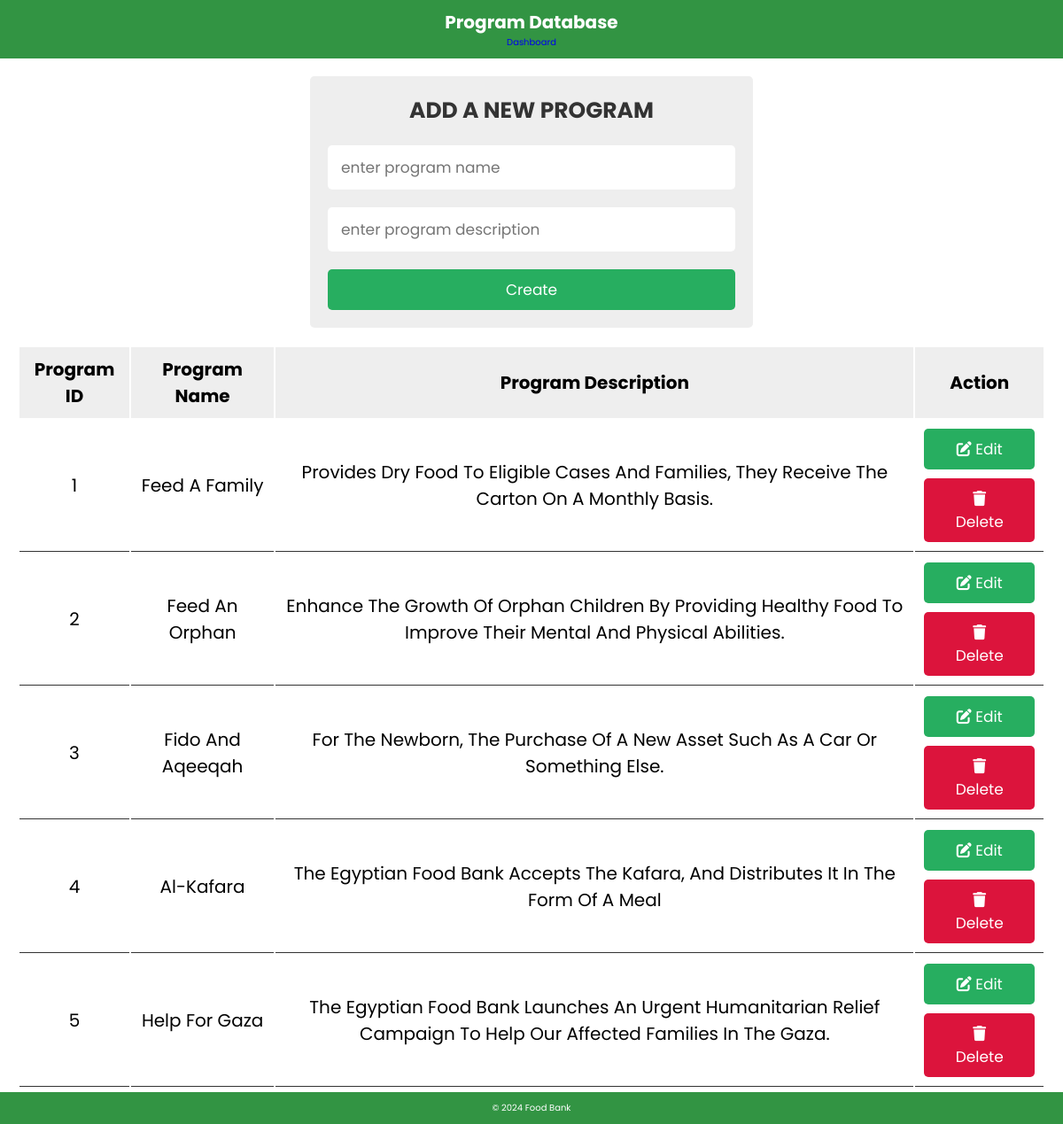
/Phase1/code/progCRUD.php, run on the app's committed database.
### tables this page shows
CREATE TABLE `program` (
  `id` int(10) UNSIGNED NOT NULL,
  `program_name` varchar(128) DEFAULT NULL,
  `description` varchar(1024) NOT NULL,
  `programid` varchar(222) DEFAULT NULL
);

### Phase1/code/Program.php (called while the page is built, shortened)
<?php
require_once "pdo.php";
$table = "program";
class Program implements imodifiable {
    public static function view_all(){
        global $pdo, $table;
        $stmt = $pdo->query("SELECT * FROM {$table}");
        return $stmt;
    }
}
?>

### Phase1/code/progCRUD.php (the view, shortened to what this page needs)
<?php
require_once "pdo.php";
require_once "Program.php";
?>
<!DOCTYPE html>
<html lang="en">
<head>
        <link rel="stylesheet" href="CRUD.css">
        <link rel="stylesheet" href="https://cdnjs.cloudflare.com/ajax/libs/font-awesome/6.5.2/css/all.min.css">
</head>
<body>
<header>
        <h1>Program Database</h1>
        <nav>
            <ul>
                <li><a href="dashboard.php">Dashboard</a></li>
            </ul>
        </nav>
</header>
<div class="container">
   <div class="admin-object-form-container">
      <form  method="post">
         <h3>add a new program</h3>
         <input type="text" placeholder="enter program name" name="name" class="box" required>
         <input type="text" placeholder="enter program description" name="description" class="box" required>
         <input type="submit" class="btn" name="add_program" value="Create">
      </form>
   </div>
   <div class="object-display">
      <table class="object-display-table">
         <thead>
         <tr>
            <th>program ID</th>
            <th>program name</th>
            <th>program description</th>
            <th>action</th>
         </tr>
         </thead>
         <?php
         $stmt = Program::view_all();
         while($row = $stmt->fetch(PDO::FETCH_ASSOC)){
        ?>
         <tr>
            <td><?php echo $row['id']; ?></td>
            <td><?php echo $row['program_name']; ?></td>
            <td><?php echo $row['description']; ?></td>
            <td>
               <a href="editProgram.php?id=<?php echo $row['id']; ?>" class="btn"> <i class="fas fa-edit"></i> Edit </a>
               <a href="deleteProgram.php?id=<?php echo $row['id']; ?>" class="btn"> <i class="fas fa-trash"></i> Delete </a>
            </td>
        </tr>
      <?php } ?>
      </table>
   </div>
</div>
<footer>
        <p>© 2024 Food Bank</p>
</footer>
</body>
</html>

### Phase1/code/CRUD.css (style rules this page uses)
:root { --green:#27ae60; --black:#333; --white:#fff; --bg-color:#eee; --box-shadow:0 .5rem 1rem rgba(0,0,0,.1); --border:.1rem solid var(--black); }
* { font-family: 'Poppins', sans-serif; margin:0; padding:0; box-sizing: border-box; outline: none; border:none; text-decoration: none; text-transform: capitalize; }
header { background-color: #329443; color: #fff; padding: 10px; text-align: center; }
footer { background-color: #329443; color: #fff; text-align: center; padding: 10px; position: fixed; bottom: 0; width: 100%; }
html { font-size: 62.5%; overflow-x: hidden; }
.btn { display: block; width: 100%; cursor: pointer; border-radius: .5rem; margin-top: 1rem; font-size: 1.7rem; padding:1rem 3rem; background: var(--green); color:var(--white); text-align: center; }
.container { max-width: 1200px; padding:2rem; margin:0 auto; }
.admin-object-form-container form { max-width: 50rem; margin:0 auto; padding:2rem; border-radius: .5rem; background: var(--bg-color); }
.admin-object-form-container form h3 { text-transform: uppercase; color:var(--black); margin-bottom: 1rem; text-align: center; font-size: 2.5rem; }
.admin-object-form-container form .box { width: 100%; border-radius: .5rem; padding:1.2rem 1.5rem; font-size: 1.7rem; margin:1rem 0; background: var(--white); text-transform: none; }
.object-display { margin:2rem 0; }
.object-display .object-display-table { width: 100%; text-align: center; }
.object-display .object-display-table thead { background: var(--bg-color); }
.object-display .object-display-table th { padding:1rem; font-size: 2rem; }
.object-display .object-display-table td { padding:1rem; font-size: 2rem; border-bottom: var(--border); }
.object-display .object-display-table .btn:first-child { margin-top: 0; }
.object-display .object-display-table .btn:last-child { background: crimson; }

### data on the page
program: id "1", program_name "Feed A Family", description "Provides Dry Food To Eligible Cases And Families, They Receive The Carton On A Monthly Basis."
program: id "2", program_name "Feed An Orphan", description "Enhance The Growth Of Orphan Children By Providing Healthy Food To Improve Their Mental And Physical Abilities."
program: id "3", program_name "Fido And Aqeeqah", description "For The Newborn, The Purchase Of A New Asset Such As A Car Or Something Else."
program: id "4", program_name "Al-Kafara", description "The Egyptian Food Bank Accepts The Kafara, And Distributes It In The Form Of A Meal"
program: id "5", program_name "Help For Gaza", description "The Egyptian Food Bank Launches An Urgent Humanitarian Relief Campaign To Help Our Affected Families In The Gaza."
